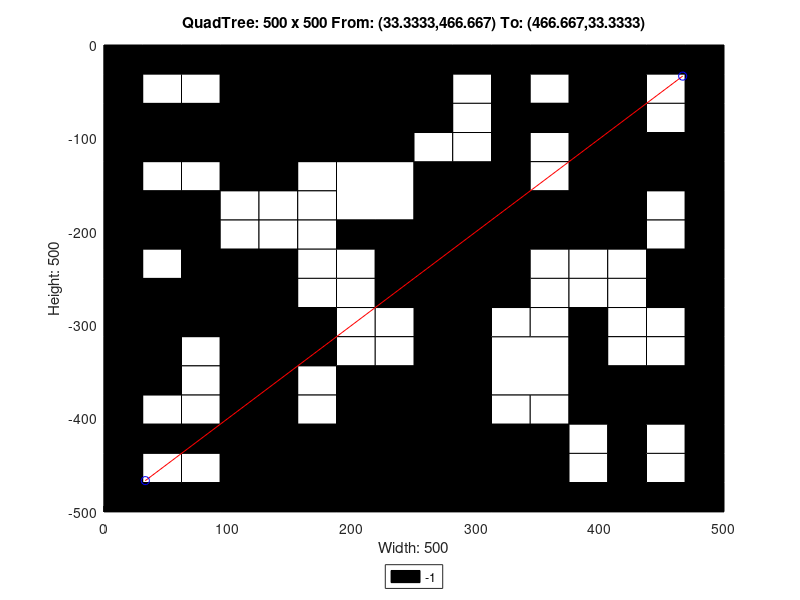

Write MATLAB code to recreate this figure.
axis([0 500 -500 0]);
title('QuadTree: 500 x 500 From: (33.3333,466.667) To: (466.667,33.3333)');
xlabel('Width: 500');
ylabel('Height: 500');
rectangle('Position',[125 -125 125 125], 'FaceColor',[0 0 0]);
rectangle('Position',[0 -125 62.5 62.5], 'FaceColor',[0 0 0]);
rectangle('Position',[62.5 -125 62.5 62.5], 'FaceColor',[0 0 0]);
rectangle('Position',[187.5 -187.5 62.5 62.5], 'FaceColor',[1 1 1]);
rectangle('Position',[375 -62.5 62.5 62.5], 'FaceColor',[0 0 0]);
rectangle('Position',[375 -125 62.5 62.5], 'FaceColor',[0 0 0]);
rectangle('Position',[250 -187.5 62.5 62.5], 'FaceColor',[0 0 0]);
rectangle('Position',[250 -250 62.5 62.5], 'FaceColor',[0 0 0]);
rectangle('Position',[375 -187.5 62.5 62.5], 'FaceColor',[0 0 0]);
rectangle('Position',[0 -312.5 62.5 62.5], 'FaceColor',[0 0 0]);
rectangle('Position',[62.5 -312.5 62.5 62.5], 'FaceColor',[0 0 0]);
rectangle('Position',[0 -375 62.5 62.5], 'FaceColor',[0 0 0]);
rectangle('Position',[187.5 -437.5 62.5 62.5], 'FaceColor',[0 0 0]);
rectangle('Position',[125 -500 62.5 62.5], 'FaceColor',[0 0 0]);
rectangle('Position',[187.5 -500 62.5 62.5], 'FaceColor',[0 0 0]);
rectangle('Position',[250 -312.5 62.5 62.5], 'FaceColor',[0 0 0]);
rectangle('Position',[250 -375 62.5 62.5], 'FaceColor',[0 0 0]);
rectangle('Position',[312.5 -375 62.5 62.5], 'FaceColor',[1 1 1]);
rectangle('Position',[250 -437.5 62.5 62.5], 'FaceColor',[0 0 0]);
rectangle('Position',[250 -500 62.5 62.5], 'FaceColor',[0 0 0]);
rectangle('Position',[312.5 -500 62.5 62.5], 'FaceColor',[0 0 0]);
rectangle('Position',[0 -31.25 31.25 31.25], 'FaceColor',[0 0 0]);
rectangle('Position',[31.25 -31.25 31.25 31.25], 'FaceColor',[0 0 0]);
rectangle('Position',[0 -62.5 31.25 31.25], 'FaceColor',[0 0 0]);
rectangle('Position',[31.25 -62.5 31.25 31.25], 'FaceColor',[1 1 1]);
rectangle('Position',[62.5 -31.25 31.25 31.25], 'FaceColor',[0 0 0]);
rectangle('Position',[93.75 -31.25 31.25 31.25], 'FaceColor',[0 0 0]);
rectangle('Position',[62.5 -62.5 31.25 31.25], 'FaceColor',[1 1 1]);
rectangle('Position',[93.75 -62.5 31.25 31.25], 'FaceColor',[0 0 0]);
rectangle('Position',[0 -156.25 31.25 31.25], 'FaceColor',[0 0 0]);
rectangle('Position',[31.25 -156.25 31.25 31.25], 'FaceColor',[1 1 1]);
rectangle('Position',[0 -187.5 31.25 31.25], 'FaceColor',[0 0 0]);
rectangle('Position',[31.25 -187.5 31.25 31.25], 'FaceColor',[0 0 0]);
rectangle('Position',[62.5 -156.25 31.25 31.25], 'FaceColor',[1 1 1]);
rectangle('Position',[93.75 -156.25 31.25 31.25], 'FaceColor',[0 0 0]);
rectangle('Position',[62.5 -187.5 31.25 31.25], 'FaceColor',[0 0 0]);
rectangle('Position',[93.75 -187.5 31.25 31.25], 'FaceColor',[1 1 1]);
rectangle('Position',[0 -218.75 31.25 31.25], 'FaceColor',[0 0 0]);
rectangle('Position',[31.25 -218.75 31.25 31.25], 'FaceColor',[0 0 0]);
rectangle('Position',[0 -250 31.25 31.25], 'FaceColor',[0 0 0]);
rectangle('Position',[31.25 -250 31.25 31.25], 'FaceColor',[1 1 1]);
rectangle('Position',[62.5 -218.75 31.25 31.25], 'FaceColor',[0 0 0]);
rectangle('Position',[93.75 -218.75 31.25 31.25], 'FaceColor',[1 1 1]);
rectangle('Position',[62.5 -250 31.25 31.25], 'FaceColor',[0 0 0]);
rectangle('Position',[93.75 -250 31.25 31.25], 'FaceColor',[0 0 0]);
rectangle('Position',[125 -156.25 31.25 31.25], 'FaceColor',[0 0 0]);
rectangle('Position',[156.25 -156.25 31.25 31.25], 'FaceColor',[1 1 1]);
rectangle('Position',[125 -187.5 31.25 31.25], 'FaceColor',[1 1 1]);
rectangle('Position',[156.25 -187.5 31.25 31.25], 'FaceColor',[1 1 1]);
rectangle('Position',[125 -218.75 31.25 31.25], 'FaceColor',[1 1 1]);
rectangle('Position',[156.25 -218.75 31.25 31.25], 'FaceColor',[1 1 1]);
rectangle('Position',[125 -250 31.25 31.25], 'FaceColor',[0 0 0]);
rectangle('Position',[156.25 -250 31.25 31.25], 'FaceColor',[1 1 1]);
rectangle('Position',[187.5 -218.75 31.25 31.25], 'FaceColor',[0 0 0]);
rectangle('Position',[218.75 -218.75 31.25 31.25], 'FaceColor',[0 0 0]);
rectangle('Position',[187.5 -250 31.25 31.25], 'FaceColor',[1 1 1]);
rectangle('Position',[218.75 -250 31.25 31.25], 'FaceColor',[0 0 0]);
rectangle('Position',[250 -31.25 31.25 31.25], 'FaceColor',[0 0 0]);
rectangle('Position',[281.25 -31.25 31.25 31.25], 'FaceColor',[0 0 0]);
rectangle('Position',[250 -62.5 31.25 31.25], 'FaceColor',[0 0 0]);
rectangle('Position',[281.25 -62.5 31.25 31.25], 'FaceColor',[1 1 1]);
rectangle('Position',[312.5 -31.25 31.25 31.25], 'FaceColor',[0 0 0]);
rectangle('Position',[343.75 -31.25 31.25 31.25], 'FaceColor',[0 0 0]);
rectangle('Position',[312.5 -62.5 31.25 31.25], 'FaceColor',[0 0 0]);
rectangle('Position',[343.75 -62.5 31.25 31.25], 'FaceColor',[1 1 1]);
rectangle('Position',[250 -93.75 31.25 31.25], 'FaceColor',[0 0 0]);
rectangle('Position',[281.25 -93.75 31.25 31.25], 'FaceColor',[1 1 1]);
rectangle('Position',[250 -125 31.25 31.25], 'FaceColor',[1 1 1]);
rectangle('Position',[281.25 -125 31.25 31.25], 'FaceColor',[1 1 1]);
rectangle('Position',[312.5 -93.75 31.25 31.25], 'FaceColor',[0 0 0]);
rectangle('Position',[343.75 -93.75 31.25 31.25], 'FaceColor',[0 0 0]);
rectangle('Position',[312.5 -125 31.25 31.25], 'FaceColor',[0 0 0]);
rectangle('Position',[343.75 -125 31.25 31.25], 'FaceColor',[1 1 1]);
rectangle('Position',[437.5 -31.25 31.25 31.25], 'FaceColor',[0 0 0]);
rectangle('Position',[468.75 -31.25 31.25 31.25], 'FaceColor',[0 0 0]);
rectangle('Position',[437.5 -62.5 31.25 31.25], 'FaceColor',[1 1 1]);
rectangle('Position',[468.75 -62.5 31.25 31.25], 'FaceColor',[0 0 0]);
rectangle('Position',[437.5 -93.75 31.25 31.25], 'FaceColor',[1 1 1]);
rectangle('Position',[468.75 -93.75 31.25 31.25], 'FaceColor',[0 0 0]);
rectangle('Position',[437.5 -125 31.25 31.25], 'FaceColor',[0 0 0]);
rectangle('Position',[468.75 -125 31.25 31.25], 'FaceColor',[0 0 0]);
rectangle('Position',[312.5 -156.25 31.25 31.25], 'FaceColor',[0 0 0]);
rectangle('Position',[343.75 -156.25 31.25 31.25], 'FaceColor',[1 1 1]);
rectangle('Position',[312.5 -187.5 31.25 31.25], 'FaceColor',[0 0 0]);
rectangle('Position',[343.75 -187.5 31.25 31.25], 'FaceColor',[0 0 0]);
rectangle('Position',[312.5 -218.75 31.25 31.25], 'FaceColor',[0 0 0]);
rectangle('Position',[343.75 -218.75 31.25 31.25], 'FaceColor',[0 0 0]);
rectangle('Position',[312.5 -250 31.25 31.25], 'FaceColor',[0 0 0]);
rectangle('Position',[343.75 -250 31.25 31.25], 'FaceColor',[1 1 1]);
rectangle('Position',[437.5 -156.25 31.25 31.25], 'FaceColor',[0 0 0]);
rectangle('Position',[468.75 -156.25 31.25 31.25], 'FaceColor',[0 0 0]);
rectangle('Position',[437.5 -187.5 31.25 31.25], 'FaceColor',[1 1 1]);
rectangle('Position',[468.75 -187.5 31.25 31.25], 'FaceColor',[0 0 0]);
rectangle('Position',[375 -218.75 31.25 31.25], 'FaceColor',[0 0 0]);
rectangle('Position',[406.25 -218.75 31.25 31.25], 'FaceColor',[0 0 0]);
rectangle('Position',[375 -250 31.25 31.25], 'FaceColor',[1 1 1]);
rectangle('Position',[406.25 -250 31.25 31.25], 'FaceColor',[1 1 1]);
rectangle('Position',[437.5 -218.75 31.25 31.25], 'FaceColor',[1 1 1]);
rectangle('Position',[468.75 -218.75 31.25 31.25], 'FaceColor',[0 0 0]);
rectangle('Position',[437.5 -250 31.25 31.25], 'FaceColor',[0 0 0]);
rectangle('Position',[468.75 -250 31.25 31.25], 'FaceColor',[0 0 0]);
rectangle('Position',[62.5 -343.75 31.25 31.25], 'FaceColor',[1 1 1]);
rectangle('Position',[93.75 -343.75 31.25 31.25], 'FaceColor',[0 0 0]);
rectangle('Position',[62.5 -375 31.25 31.25], 'FaceColor',[1 1 1]);
rectangle('Position',[93.75 -375 31.25 31.25], 'FaceColor',[0 0 0]);
rectangle('Position',[125 -281.25 31.25 31.25], 'FaceColor',[0 0 0]);
rectangle('Position',[156.25 -281.25 31.25 31.25], 'FaceColor',[1 1 1]);
rectangle('Position',[125 -312.5 31.25 31.25], 'FaceColor',[0 0 0]);
rectangle('Position',[156.25 -312.5 31.25 31.25], 'FaceColor',[0 0 0]);
rectangle('Position',[187.5 -281.25 31.25 31.25], 'FaceColor',[1 1 1]);
rectangle('Position',[218.75 -281.25 31.25 31.25], 'FaceColor',[0 0 0]);
rectangle('Position',[187.5 -312.5 31.25 31.25], 'FaceColor',[1 1 1]);
rectangle('Position',[218.75 -312.5 31.25 31.25], 'FaceColor',[1 1 1]);
rectangle('Position',[125 -343.75 31.25 31.25], 'FaceColor',[0 0 0]);
rectangle('Position',[156.25 -343.75 31.25 31.25], 'FaceColor',[0 0 0]);
rectangle('Position',[125 -375 31.25 31.25], 'FaceColor',[0 0 0]);
rectangle('Position',[156.25 -375 31.25 31.25], 'FaceColor',[1 1 1]);
rectangle('Position',[187.5 -343.75 31.25 31.25], 'FaceColor',[1 1 1]);
rectangle('Position',[218.75 -343.75 31.25 31.25], 'FaceColor',[1 1 1]);
rectangle('Position',[187.5 -375 31.25 31.25], 'FaceColor',[0 0 0]);
rectangle('Position',[218.75 -375 31.25 31.25], 'FaceColor',[0 0 0]);
rectangle('Position',[0 -406.25 31.25 31.25], 'FaceColor',[0 0 0]);
rectangle('Position',[31.25 -406.25 31.25 31.25], 'FaceColor',[1 1 1]);
rectangle('Position',[0 -437.5 31.25 31.25], 'FaceColor',[0 0 0]);
rectangle('Position',[31.25 -437.5 31.25 31.25], 'FaceColor',[0 0 0]);
rectangle('Position',[62.5 -406.25 31.25 31.25], 'FaceColor',[1 1 1]);
rectangle('Position',[93.75 -406.25 31.25 31.25], 'FaceColor',[0 0 0]);
rectangle('Position',[62.5 -437.5 31.25 31.25], 'FaceColor',[0 0 0]);
rectangle('Position',[93.75 -437.5 31.25 31.25], 'FaceColor',[0 0 0]);
rectangle('Position',[0 -468.75 31.25 31.25], 'FaceColor',[0 0 0]);
rectangle('Position',[31.25 -468.75 31.25 31.25], 'FaceColor',[1 1 1]);
rectangle('Position',[0 -500 31.25 31.25], 'FaceColor',[0 0 0]);
rectangle('Position',[31.25 -500 31.25 31.25], 'FaceColor',[0 0 0]);
rectangle('Position',[62.5 -468.75 31.25 31.25], 'FaceColor',[1 1 1]);
rectangle('Position',[93.75 -468.75 31.25 31.25], 'FaceColor',[0 0 0]);
rectangle('Position',[62.5 -500 31.25 31.25], 'FaceColor',[0 0 0]);
rectangle('Position',[93.75 -500 31.25 31.25], 'FaceColor',[0 0 0]);
rectangle('Position',[125 -406.25 31.25 31.25], 'FaceColor',[0 0 0]);
rectangle('Position',[156.25 -406.25 31.25 31.25], 'FaceColor',[1 1 1]);
rectangle('Position',[125 -437.5 31.25 31.25], 'FaceColor',[0 0 0]);
rectangle('Position',[156.25 -437.5 31.25 31.25], 'FaceColor',[0 0 0]);
rectangle('Position',[312.5 -281.25 31.25 31.25], 'FaceColor',[0 0 0]);
rectangle('Position',[343.75 -281.25 31.25 31.25], 'FaceColor',[1 1 1]);
rectangle('Position',[312.5 -312.5 31.25 31.25], 'FaceColor',[1 1 1]);
rectangle('Position',[343.75 -312.5 31.25 31.25], 'FaceColor',[1 1 1]);
rectangle('Position',[375 -281.25 31.25 31.25], 'FaceColor',[1 1 1]);
rectangle('Position',[406.25 -281.25 31.25 31.25], 'FaceColor',[1 1 1]);
rectangle('Position',[375 -312.5 31.25 31.25], 'FaceColor',[0 0 0]);
rectangle('Position',[406.25 -312.5 31.25 31.25], 'FaceColor',[1 1 1]);
rectangle('Position',[437.5 -281.25 31.25 31.25], 'FaceColor',[0 0 0]);
rectangle('Position',[468.75 -281.25 31.25 31.25], 'FaceColor',[0 0 0]);
rectangle('Position',[437.5 -312.5 31.25 31.25], 'FaceColor',[1 1 1]);
rectangle('Position',[468.75 -312.5 31.25 31.25], 'FaceColor',[0 0 0]);
rectangle('Position',[375 -343.75 31.25 31.25], 'FaceColor',[0 0 0]);
rectangle('Position',[406.25 -343.75 31.25 31.25], 'FaceColor',[1 1 1]);
rectangle('Position',[375 -375 31.25 31.25], 'FaceColor',[0 0 0]);
rectangle('Position',[406.25 -375 31.25 31.25], 'FaceColor',[0 0 0]);
rectangle('Position',[437.5 -343.75 31.25 31.25], 'FaceColor',[1 1 1]);
rectangle('Position',[468.75 -343.75 31.25 31.25], 'FaceColor',[0 0 0]);
rectangle('Position',[437.5 -375 31.25 31.25], 'FaceColor',[0 0 0]);
rectangle('Position',[468.75 -375 31.25 31.25], 'FaceColor',[0 0 0]);
rectangle('Position',[312.5 -406.25 31.25 31.25], 'FaceColor',[1 1 1]);
rectangle('Position',[343.75 -406.25 31.25 31.25], 'FaceColor',[1 1 1]);
rectangle('Position',[312.5 -437.5 31.25 31.25], 'FaceColor',[0 0 0]);
rectangle('Position',[343.75 -437.5 31.25 31.25], 'FaceColor',[0 0 0]);
rectangle('Position',[375 -406.25 31.25 31.25], 'FaceColor',[0 0 0]);
rectangle('Position',[406.25 -406.25 31.25 31.25], 'FaceColor',[0 0 0]);
rectangle('Position',[375 -437.5 31.25 31.25], 'FaceColor',[1 1 1]);
rectangle('Position',[406.25 -437.5 31.25 31.25], 'FaceColor',[0 0 0]);
rectangle('Position',[437.5 -406.25 31.25 31.25], 'FaceColor',[0 0 0]);
rectangle('Position',[468.75 -406.25 31.25 31.25], 'FaceColor',[0 0 0]);
rectangle('Position',[437.5 -437.5 31.25 31.25], 'FaceColor',[1 1 1]);
rectangle('Position',[468.75 -437.5 31.25 31.25], 'FaceColor',[0 0 0]);
rectangle('Position',[375 -468.75 31.25 31.25], 'FaceColor',[1 1 1]);
rectangle('Position',[406.25 -468.75 31.25 31.25], 'FaceColor',[0 0 0]);
rectangle('Position',[375 -500 31.25 31.25], 'FaceColor',[0 0 0]);
rectangle('Position',[406.25 -500 31.25 31.25], 'FaceColor',[0 0 0]);
rectangle('Position',[437.5 -468.75 31.25 31.25], 'FaceColor',[1 1 1]);
rectangle('Position',[468.75 -468.75 31.25 31.25], 'FaceColor',[0 0 0]);
rectangle('Position',[437.5 -500 31.25 31.25], 'FaceColor',[0 0 0]);
rectangle('Position',[468.75 -500 31.25 31.25], 'FaceColor',[0 0 0]);
X=[466.667,33.3333];
Y=[-33.3333,-466.667];
hold on;
plot(X,Y,'r');
plot(X,Y,'bo');
legend('-1','Location','southoutside');
